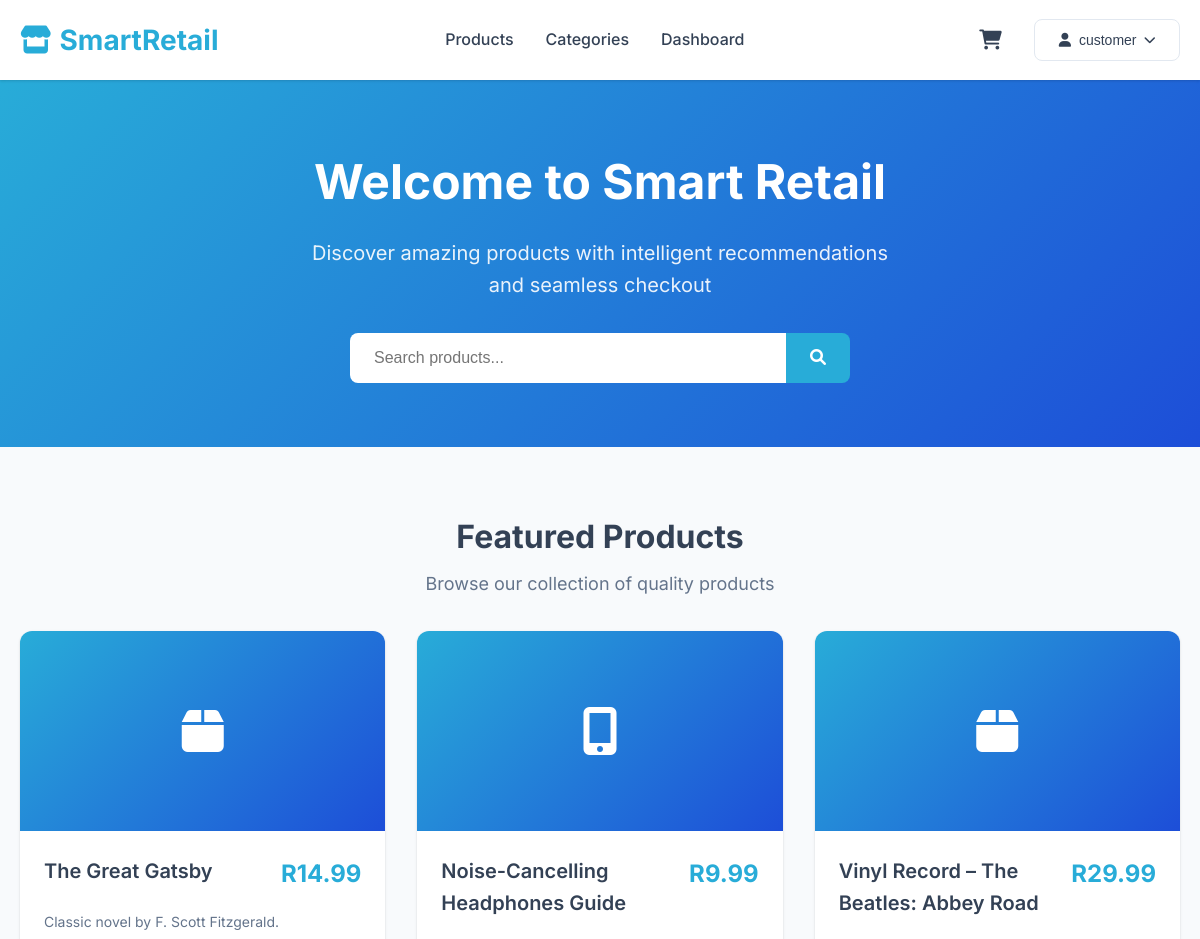
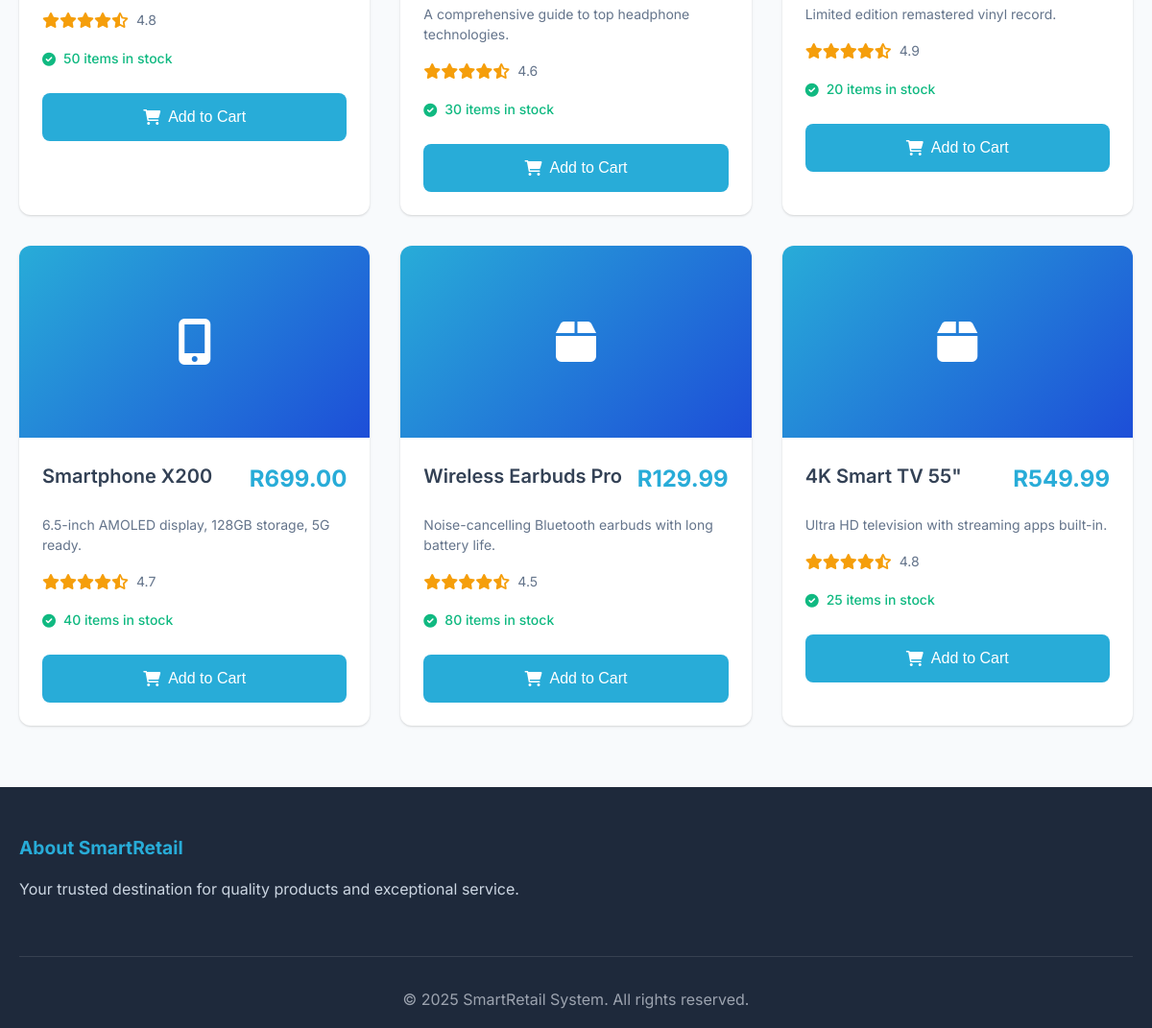
The app's page /dashboard.php (signed in) with its own data (2 pictures, top to bottom).
### tables this page shows
CREATE TABLE products (
    id INT UNSIGNED AUTO_INCREMENT PRIMARY KEY,
    name VARCHAR(255) NOT NULL,
    description TEXT,
    price DECIMAL(10,2) NOT NULL,
    image VARCHAR(255),
    category_id INT UNSIGNED,
    stock_quantity INT DEFAULT 0,
    rating DECIMAL(3,2) DEFAULT 0.00,
    created_at TIMESTAMP DEFAULT CURRENT_TIMESTAMP,
    updated_at TIMESTAMP DEFAULT CURRENT_TIMESTAMP ON UPDATE CURRENT_TIMESTAMP,
    FOREIGN KEY (category_id) REFERENCES categories(id)
        ON DELETE SET NULL
        ON UPDATE CASCADE
);

### models/Product.php (called while the page is built, shortened)
<?php
class Product {
    private $conn;
    public function __construct($db) {
        $this->conn = $db;
    }
    public function getAllProductsWithCategory() {
        $query = "SELECT
                p.id as product_id,
                p.name,
                p.description,
                p.price,
                p.stock_quantity,
                p.rating,
                p.image,
                p.created_at,
                c.id as category_id,
                c.name as category_name
              FROM products p
              LEFT JOIN categories c ON p.category_id = c.id
              ORDER BY p.created_at DESC";
        $stmt = $this->conn->prepare($query);
        $stmt->execute();
        return $stmt->fetchAll(PDO::FETCH_ASSOC);
    }
    public static function getProductIcon($productName) {
        $name = strtolower($productName);
        if (strpos($name, 'phone') !== false) return 'fas fa-mobile-alt';
        return 'fas fa-box';
    }
}
?>

### dashboard.php (the view, shortened to what this page needs)
<?php
require_once 'models/Product.php';
$username = $_SESSION['username'];
try {
    $database = new Database();
    $db = $database->getConnection();
    $productModel = new Product($db);
} catch (Exception $e) {
    error_log("Database connection failed: " . $e->getMessage());
    $productModel = null;
    $categoryModel = null;
}
if ($productModel) {
    try {
        $products_data = $productModel->getAllProductsWithCategory();
        $featured_products = [];
        $count = 0;
        foreach ($products_data as $row) {
            if ($count >= 6) break;
            $row['icon'] = Product::getProductIcon($row['name']);
            $row['rating'] = $row['rating'] ?? 4.5;
            $row['stock'] = $row['stock_quantity'] ?? 10;
            $featured_products[] = $row;
            $count++;
        }
    } catch (Exception $e) {
        error_log("Error fetching products: " . $e->getMessage());
        $featured_products = getDemoProducts();
    }
} else {
    $featured_products = getDemoProducts();
}
?>
<!DOCTYPE html>
<html lang="en">
<head>
    <link rel="stylesheet" href="assets/css/style.min.css">
    <link href="https://cdnjs.cloudflare.com/ajax/libs/font-awesome/6.0.0/css/all.min.css" rel="stylesheet">
</head>
<body>
    <header class="header">
        <div class="container">
            <div class="header-content">
                <a href="/" class="logo desktop-logo">
                    <i class="fas fa-store"></i>
                    SmartRetail
                </a>
                <nav>
                    <ul class="nav-links">
                        <li><a href="views/products/products.php">Products</a></li>
                        <li><a href="views/categories/category.php">Categories</a></li>
                        <li><a href="dashboard.php">Dashboard</a></li>
                    </ul>
                </nav>
                <div class="header-actions">
                    <a href="views/cart/cart.php" class="cart-icon" title="Shopping Cart">
                        <i class="fas fa-shopping-cart"></i>
                    </a>
                    <div class="user-menu">
                        <button class="btn btn-outline" id="userMenuButton" style="display: flex; align-items: center; gap: 0.5rem;">
                            <i class="fas fa-user"></i>
                            <?php echo htmlspecialchars($username); ?>
                            <i class="fas fa-chevron-down" style="font-size: 0.75rem;"></i>
                        </button>
                    </div>
                </div>
            </div>
        </div>
    </header>
    <section class="hero-section">
        <div class="container">
            <div class="hero-content">
                <h1>Welcome to Smart Retail</h1>
                <p>Discover amazing products with intelligent recommendations and seamless checkout</p>
                <div class="search-container">
                    <form action="/products.php" method="GET" class="search-form">
                        <input type="text" name="search" placeholder="Search products..." class="search-input">
                        <button type="submit" class="search-button">
                            <i class="fas fa-search"></i>
                        </button>
                    </form>
                </div>
            </div>
        </div>
    </section>
    <section class="products-section">
        <div class="container">
            <div class="section-header">
                <h2>Featured Products</h2>
                <p>Browse our collection of quality products</p>
            </div>
            <div class="products-grid">
                <?php foreach ($featured_products as $product):
                    $product_name = $product['name'];
                    $product_price = $product['price'];
                    $product_icon = $product['icon'];
                    $product_rating = $product['rating'] ?? 4.5;
                    $product_stock = $product['stock_quantity'] ?? $product['stock'] ?? 10;
                    $product_description = $product['description'] ?? 'Quality product from our collection.';
                ?>
                <div class="product-card">
                    <div class="product-icon">
                        <i class="<?php echo $product_icon; ?>"></i>
                    </div>
                    <div class="product-info">
                        <div class="product-header">
                            <h3 class="product-name"><?php echo htmlspecialchars($product_name); ?></h3>
                            <div class="product-price">R<?php echo number_format($product_price, 2); ?></div>
                        </div>
                        <p class="product-description"><?php echo htmlspecialchars($product_description); ?></p>
                        <div class="product-rating">
                            <div class="rating-stars">
                                <?php
                                $fullStars = floor($product_rating);
                                $hasHalfStar = ($product_rating - $fullStars) >= 0.5;
                                for ($i = 1; $i <= 5; $i++) {
                                    if ($i <= $fullStars) {
                                        echo '<i class="fas fa-star"></i>';
                                    } elseif ($i == $fullStars + 1 && $hasHalfStar) {
                                        echo '<i class="fas fa-star-half-alt"></i>';
                                    } else {
                                        echo '<i class="far fa-star"></i>';
                                    }
                                }
                                ?>
                            </div>
                            <span class="rating-value"><?php echo number_format($product_rating, 1); ?></span>
                        </div>
                        <div class="product-stock">
                            <i class="fas fa-check-circle"></i>
                            <?php echo $product_stock; ?> items in stock
                        </div>
                        <form method="POST" style="width: 100%;">
                            <button type="submit" name="add_to_cart" class="btn btn-primary" style="width: 100%; justify-content: center; padding: 1rem; font-size: 1rem;">
                                <i class="fas fa-shopping-cart"></i>
                                Add to Cart
                            </button>
                        </form>
                    </div>
                </div>
                <?php endforeach; ?>
            </div>
        </div>
    </section>
    <footer class="footer">
        <div class="container">
            <div class="footer-content">
                <div class="footer-section">
                    <h3>About SmartRetail</h3>
                    <p>Your trusted destination for quality products and exceptional service.</p>
                </div>
            </div>
            <div class="footer-bottom">
                <p>&copy; <?php echo date('Y'); ?> SmartRetail System. All rights reserved.</p>
            </div>
        </div>
    </footer>
</body>
</html>

### records on screen
products: name "The Great Gatsby", price "14.99", description "Classic novel by F. Scott Fitzgerald.", rating "4.8", stock_quantity "50"
products: name "Noise-Cancelling Headphones Guide", price "9.99", description "A comprehensive guide to top headphone technologies.", rating "4.6", stock_quantity "30"
products: name "Vinyl Record – The Beatles: Abbey Road", price "29.99", description "Limited edition remastered vinyl record.", rating "4.9", stock_quantity "20"
products: name "Smartphone X200", price "699.00", description "6.5-inch AMOLED display, 128GB storage, 5G ready.", rating "4.7", stock_quantity "40"
products: name "Wireless Earbuds Pro", price "129.99", description "Noise-cancelling Bluetooth earbuds with long battery life.", rating "4.5", stock_quantity "80"
products: name "4K Smart TV 55\"", price "549.99", description "Ultra HD television with streaming apps built-in.", rating "4.8", stock_quantity "25"

### other values on screen
$username "customer"
